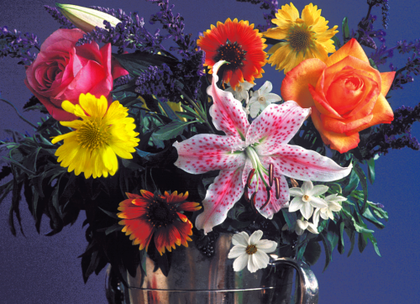
%> input picture 软件工程/大二下/多媒体/实验1/flowers.tif, 420 x 304 px, shrunk from 500 x 362 before the run
$ octave myplot.m   (GNU Octave 9; MATLAB toolbox functions it lacks are replaced by stand-ins)
%> lines starting %> are read from the running program, lines starting %| are printed output that depends on the picture; in (x1, y1, x2, y2) boxes, pixels count from 0 and x2, y2 are one past the last pixel; in counts of white or black regions, pixels touching at a corner belong together; the program's own positions count from 1
x=imread('flowers.tif');
%> x is the input picture: size 304x420x3 uint8; mean R, G, B 99.8, 76.9, 83.7
figure(1);
imshow(x);
title('原图');

figure(2);
a=rgbtogray(x);
imshow(a);
title('灰度图');

figure(3);
b=graytobw(a);
imshow(b);
title('二值图');

figure(4);
rgbtohist(a);
title('直方图');

function gray=rgbtogray(rgb)
[m,n,t]=size(rgb);
%> m = 304; n = 420; t = 3
    for i=1:m
      for j=1:n
            for k=1:t
            gray(i,j,k)=0.299*rgb(i,j,1)+0.587*rgb(i,j,2)+0.11400*rgb(i,j,3);
            end
        end
    end
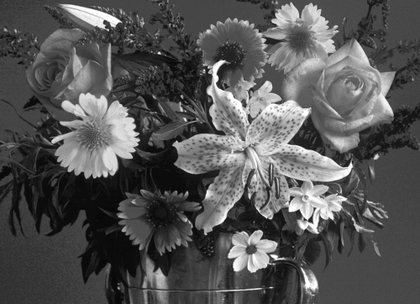
%> gray: size 304x420x3 uint8; min 4, max 255, mean 84.6
end

function bw=graytobw(gray)
[m,n,t]=size(gray);
alpha=0.5; %阈值
    for i=1:m
      for j=1:n
          for k=1:t
                if gray(i,j,k)>alpha*255
                     bw(i,j,k)=255;
                 else bw(i,j,k)=0;
                end
          end
      end
   end
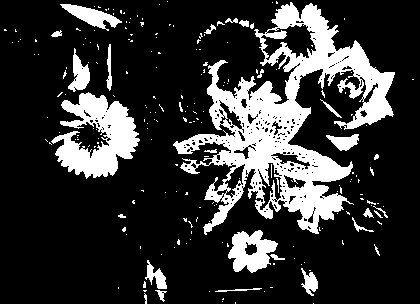
%> bw: size 304x420x3 double; 20.6% white; 208 white regions (179 under 20 px), largest, box (x1, y1, x2, y2) and area: (173, 2, 395, 235) 17154, (51, 92, 140, 179) 4165, (228, 230, 278, 273) 1293
end

function rgbtohist(I)
row=size(I,1);
%> row = 304
column=size(I,2);%2→dimision
%> column = 420
N=zeros(1,256);%zeros(256)生成256x256矩阵
for i=1:row
    for j=1:column
        k=I(i,j);
        N(k+1)=N(k+1)+1;%记录每个灰度值的像素数
    end
end
%> after the loop, N = 256 values, max 3851 at index 71, min 0 at index 1, mean 498.8
%> `title('直方图');`:
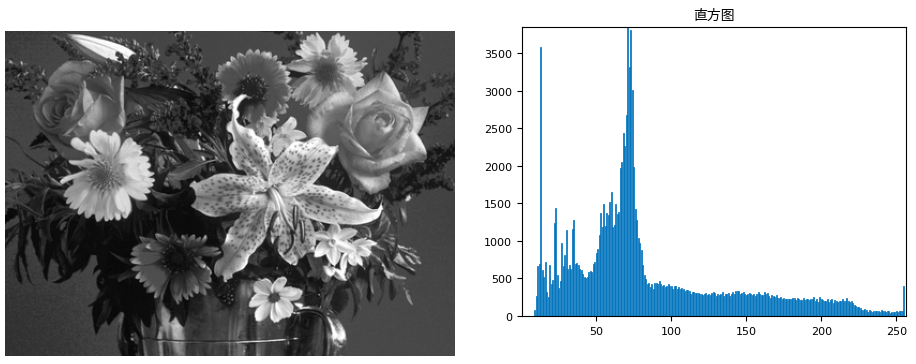
%> figure redrawn from the program's plot data, 2 panels
subplot(121);imshow(I);%subplot将窗口分为1x2两个窗口，现在在第一个小窗口绘图
subplot(1,2,2);bar(N);%subplot(122)=subplot(1,2,2)
%bar函数绘制直方图，为N中每一行的每一个元素绘制一个条
axis tight;%设置坐标轴
end
